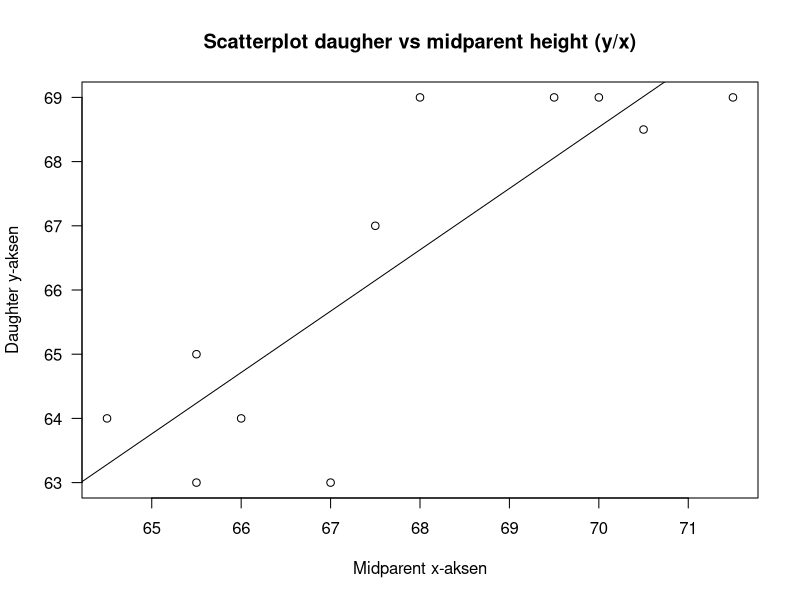

Reproduce this figure in R.
#12.2.16

## Definer vektorene
Midparent <- c(66.0, 65.5, 71.5, 68.0, 70.0, 65.5, 67.0, 70.5, 69.5, 64.5, 67.5)
Daughter <- c(64.0, 63.0, 69.0, 69.0, 69.0, 65.0, 63.0, 68.5, 69.0, 64.0, 67.0)

# a) "Make a scatter plot of daughters height against the midparent height and comment on the strength of the relationship
# Skriv en omtale av delspørsmålet, oppdater koden for plottet, og fyll inn din konklusjon. 
## Lag figur
.x <- Midparent
.y <- Daughter
.main <- "Scatterplot daugher vs midparent height (y/x)"
.xlab <- "Midparent x-aksen"
.ylab <- "Daughter y-aksen"
plot(x = .x, y = .y, type = "p", , las = 1, main = .main, xlab = .xlab, ylab = .ylab)

# 1.a) Svar:
# Viss der er en relasjon så bør der finnes en (linear) regression ax+b som følger trenden av punktene i scatter-plottet.
# Fra figuren ser vi en klar trend, men det ser også ut som der er mye støy. Dvs variansen - epsilon fra y= ax+b+epsilon er stor.
# punktene ligger ikke på en rett linje som man hadde forventet om epsilon var liten.

# b) Is the daughters height completely and uniquely determined by the midparent height? Explain.
# 1.b) Svar: 
# som beskrevet i b) epsilon er ikke liten. Der man forventer at epsilon er en rv fra en normalfordelt fordeling.

# c) Use the the accompanying MINITAB output to obtain the equation of the least squares line
# for prediting daugher height from midparent height, and then predict the height of daughter whose midparent heigtht is 70 in. 
# Would you feel comfortable, using the least squares line to predict daughter height when midparent height is 74in? Explain.

# 1.c svar)

#least squares line:
regline <- lm(Daughter ~ Midparent)
abline(regline)

b0 = regline$coef[1]
b1 = regline$coef[2]

y = b1*70 + b0
y
#Midparent 
# 68.53733 

y = b1*74 + b0
y
#Midparent 
# 72.35948 

#Viss datter er 70 in => midparent 68.5
#Viss datter er 74 in => midparent 72.36

# Prediksjonen har høy usikkerhet fordi variasjonen er høy siden r^2=0.723
# dvs at error sum of squares er 72.3% mindre med b1x+b0 enn en horisontal linje

# d) What are the values of SSE, SST, and the coefficient of determination? How well does
#the midparent height account for dauthers height? 

# Svar: fra boken ser man:
############################
#SSE=18.938
#SST=68.409
#coefficient of determination is r^2=0.723
############################

#svar: fra r finner man:
###########################
SSE = sum(regline$resid^2 )
SST = sum((Daughter-mean(Daughter))^2)
#18.93834
#68.40909

r_squared = 1-(SSE/SST)
#0.7231605
regline$df.residual # 9

# e) Notice that for most of the families the midparent height exceeds the daughter height. 
# Is this what is meant by regression to the mean? Explain
